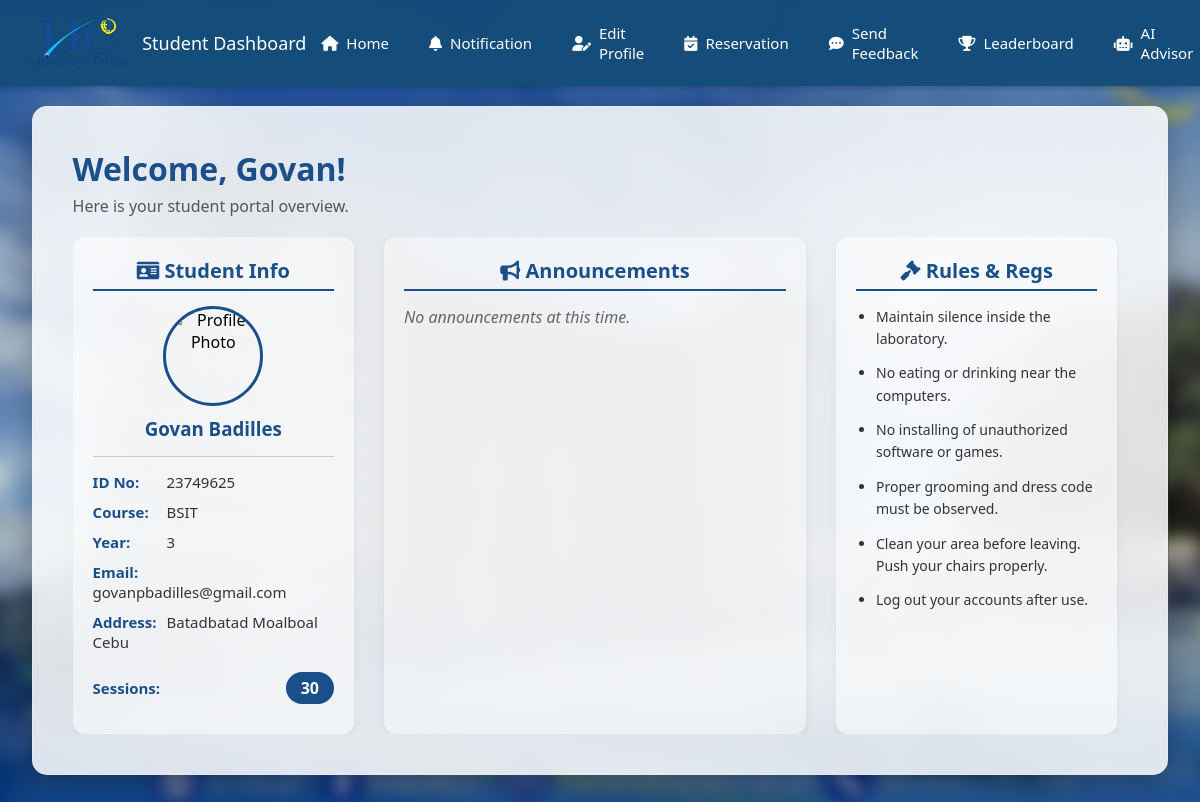
Before: /dashboard (signed in) with the older database file.
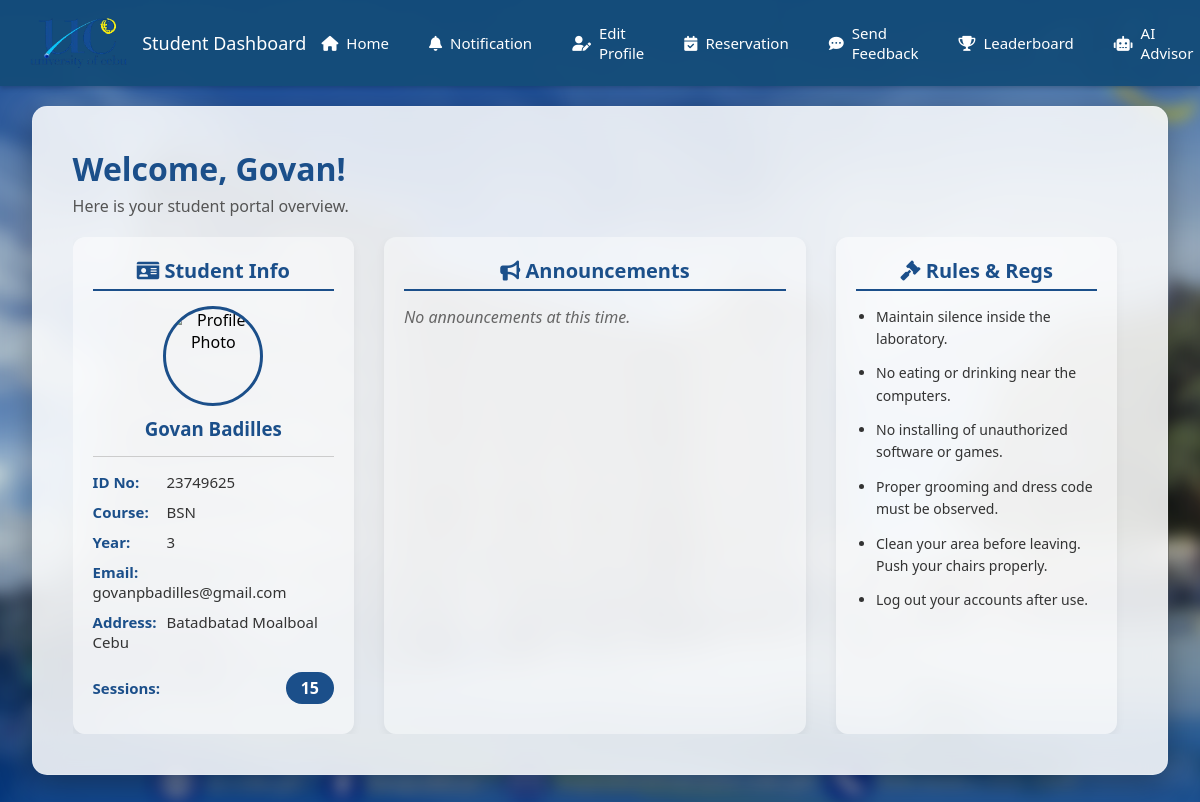
After: the same page with the newer database file.
### tables this page shows
CREATE TABLE users (
            id INTEGER PRIMARY KEY AUTOINCREMENT,
            id_number TEXT UNIQUE NOT NULL,
            lastname TEXT NOT NULL,
            firstname TEXT NOT NULL,
            middlename TEXT,
            course_level TEXT,
            password TEXT NOT NULL,
            email TEXT,
            course TEXT,
            address TEXT,
            role TEXT DEFAULT 'student',
            remaining_sessions INTEGER DEFAULT 30,
            profile_pic TEXT DEFAULT 'default_profile.png'
        );

### app.py (the view)
@app.route('/dashboard')
def dashboard():
    if 'user_id' not in session or session.get('role') == 'admin':
        return redirect(url_for('home'))
    conn = get_db_connection()
    cursor = conn.cursor()
    student = cursor.execute("SELECT * FROM users WHERE id = ?", (session['user_id'],)).fetchone()
    if student is None:
        session.clear()
        conn.close()
        return redirect(url_for('home'))
    announcements = cursor.execute("SELECT * FROM announcements ORDER BY date_posted DESC").fetchall()
    reservations = cursor.execute("""
        SELECT * FROM reservations
        WHERE id_number = ?
        ORDER BY id DESC
    """, (student['id_number'],)).fetchall()
    conn.close()
    return render_template('student.html', student=student, announcements=announcements, reservations=reservations)

### app.py (called while the page is built)
def get_db_connection():
    conn = sqlite3.connect('students.db')
    conn.row_factory = sqlite3.Row
    return conn

### templates/student.html (shortened to what the changed rows need)
<!DOCTYPE html>
<html lang="en">
<head>
    <link rel="stylesheet" href="{{ url_for('static', filename='style.css') }}">
    <link rel="stylesheet" href="{{ url_for('static', filename='student.css') }}">
    <link rel="stylesheet" href="https://cdnjs.cloudflare.com/ajax/libs/font-awesome/6.0.0/css/all.min.css">
</head>
<body class="student-page">
    <div class="student-container">
        <div class="student-glass-card">
            <h1 style="color: #1b4f8a; margin-top: 0; margin-bottom: 5px; font-size: 32px;">
                Welcome, {{ student['firstname'] }}!
            </h1>
            <p style="color: #555; margin-bottom: 0;">Here is your student portal overview.</p>
            <div class="dashboard-grid-3">
                <div class="col-card">
                    <h2><i class="fas fa-id-card"></i> Student Info</h2>
                    <div class="profile-section" style="text-align: center; margin-bottom: 15px; border-bottom: 1px solid #ccc; padding-bottom: 15px;">
                        <img src="{{ url_for('static', filename='uploads/' + student['profile_pic']) if student['profile_pic'] and student['profile_pic'] != 'default_profile.png' else url_for('static', filename='images/default_profile.png') }}"
                             alt="Profile Photo" id="profileImageDisplay"
                             style="width: 100px; height: 100px; border-radius: 50%; border: 3px solid #1b4f8a; object-fit: cover; margin-bottom: 10px;"
                             onerror="this.src='https://cdn-icons-png.flaticon.com/512/3135/3135715.png'">
                        <h3 style="color: #1b4f8a; margin: 0;">{{ student['firstname'] }} {{ student['lastname'] }}</h3>
                    </div>
                    <div class="info-row"><strong>ID No:</strong> {{ student['id_number'] }}</div>
                    <div class="info-row"><strong>Course:</strong> {{ student['course'] }}</div>
                    <div class="info-row"><strong>Year:</strong> {{ student['course_level'] }}</div>
                    <div class="info-row"><strong>Email:</strong> {{ student['email'] }}</div>
                    <div class="info-row"><strong>Address:</strong> {{ student['address'] }}</div>
                    <div class="info-row" style="margin-top: 20px; display: flex; align-items: center; justify-content: space-between;">
                        <strong>Sessions:</strong>
                        <span style="background: #1b4f8a; color: white; padding: 5px 15px; border-radius: 20px; font-weight: bold; font-size: 16px;">
                            {{ student['remaining_sessions'] }}
                        </span>
                    </div>
                </div>
                <div class="col-card" style="background: rgba(255, 255, 255, 0.4);">
                    <h2><i class="fas fa-bullhorn"></i> Announcements</h2>
                </div>
                <div class="col-card">
                    <h2><i class="fas fa-gavel"></i> Rules & Regs</h2>
                </div>
            </div>
        </div>
    </div>
</body>
</html>

Changed rows visible on the page:
changed users "Govan": course "BSIT" → "BSN"; remaining_sessions "30" → "15"
